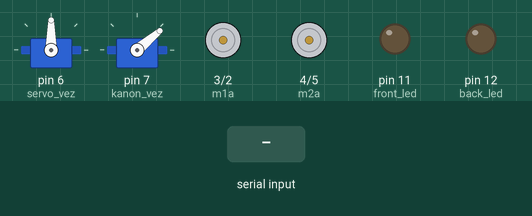
Simulated run of this sketch. Board: Arduino Uno, built with avr-gcc and run on an emulated ATmega328P. On the bench: 2 × servo, motor-driver pin pairs drawn as motors (green arrow = first pin HIGH = forward, orange = second pin HIGH = backward, longer = more drive), output pins drawn as LEDs (lit = HIGH). The inputs (shaded band) are chosen by the test bench. The audio player accepts every command and is not drawn; what the sketch prints to the serial monitor is not drawn.

Above: at 1.7 s.
1.8 s: "tur 1\n" received over Serial
At 3.0 s:
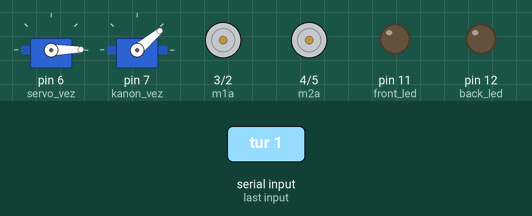
3.3 s: "lf\n" received over Serial
At 4.3 s:
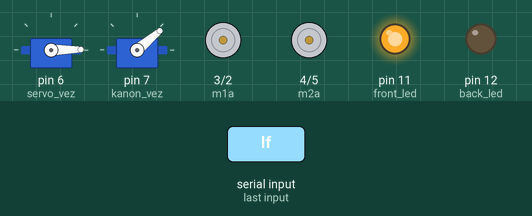
4.8 s: "lb\n" received over Serial
At 5.5 s:
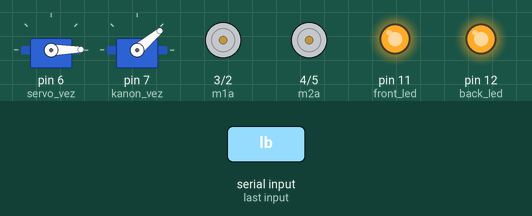
6.3 s: "fw\n" received over Serial
At 6.6 s:
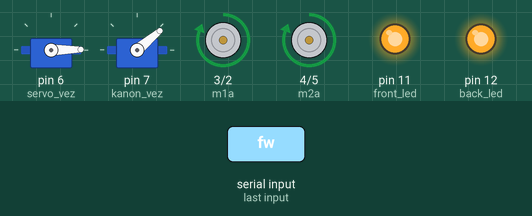
7.8 s: "bw\n" received over Serial
At 8.9 s:
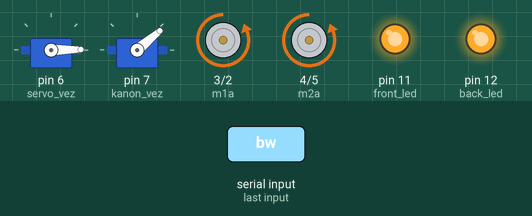
9.3 s: "tur 150\n" received over Serial
At 10.1 s:
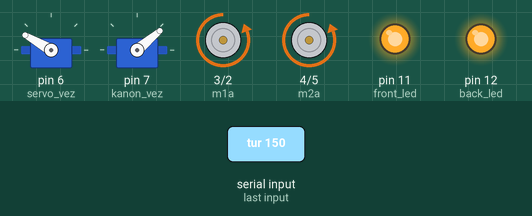
Timing chart, 0 to 11.8 s (numbered marks = the images above; inputs shaded):
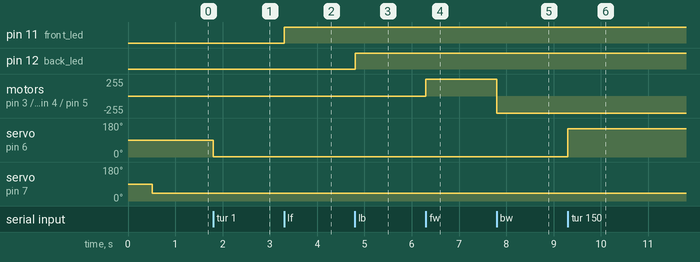

Measured:
- after the input at 1.8 s, servo on pin 6 (servo_vez): 90° → 1° at once
- after the input at 3.3 s, pin 11 (front_led): LOW → HIGH at once
- after the input at 4.8 s, pin 12 (back_led): LOW → HIGH at once
- after the input at 6.3 s, motor on pin 3 (m1a) / pin 2 (m1b), motor on pin 4 (m2a) / pin 5 (m2b): stopped → forward 255/255 at once
- after the input at 7.8 s, motor on pin 3 (m1a) / pin 2 (m1b), motor on pin 4 (m2a) / pin 5 (m2b): forward 255/255 → backward 255/255 at once
- after the input at 9.3 s, servo on pin 6 (servo_vez): 1° → 150° at once

The sketch:

arduino-tank.ino
```cpp
#include <Servo.h>
#include "Arduino.h"
#include "SoftwareSerial.h"
#include "DFRobotDFPlayerMini.h"

SoftwareSerial mySoftwareSerial(10, 8); // RX, TX
DFRobotDFPlayerMini myDFPlayer;

// Piny
int servo_vez = 6; // Servo věž
int kanon_vez = 7; // Nonón věž

int tx_audio = 8; // TX Audio
int rx_audio = 10; // RX Audio

int front_led = 11; // Přední ledky
int back_led = 12; // Zadní ledky
// Konec pinů

// Konec označení motorů
int m1a = 3;
int m1b = 2;
int m2a = 4;
int m2b = 5;
// Začátek označení motorů

Servo ServoVez; // Natsavení prvního serva - Vež
Servo ServoKanon; // Natsavení druhého serva - Kanón

String value;


void setup()
{
  mySoftwareSerial.begin(9600);

  ServoVez.attach(servo_vez);  // Nastavení prvního serva
  ServoKanon.attach(kanon_vez); // Nastavení druhého serva

  pinMode(m1a, OUTPUT);  // Digital pin 10 set as output Pin
  pinMode(m1b, OUTPUT);  // Digital pin 11 set as output Pin
  pinMode(m2a, OUTPUT);  // Digital pin 12 set as output Pin
  pinMode(m2b, OUTPUT);  // Digital pin 13 set as output Pin
  Serial.begin(38400);

  pinMode(front_led, OUTPUT);
  pinMode(back_led, OUTPUT);

  if (!myDFPlayer.begin(mySoftwareSerial, false)) {  //Use softwareSerial to communicate with mp3.
      Serial.println(F("Unable to begin:"));
      Serial.println(F("1.Please recheck the connection!"));
      Serial.println(F("2.Please insert the SD card!"));
      while(true){
        delay(0); // Code to compatible with ESP8266 watch dog.
      }
  }
  Serial.println(F("DFPlayer Mini je online."));
  myDFPlayer.volume(20);
  ServoKanon.write(40);

}

void loop()
{
  if (Serial.available() > 0)
  {
    value = Serial.readStringUntil('\n');
    Serial.println(value);

    Movement(value);
    TurretMovement(value);
    CanonMovement(value);
    MusicPlayer(value);
    Diods(value);

  }
}

void MusicPlayer(String val){

  static unsigned long timer = millis();

  int commaIndex = val.indexOf(' ');
  String prvni = val.substring(0, commaIndex);
  String druhy = val.substring(commaIndex + 1);
  int int_value = druhy.toInt();

  if (int_value == 1 && prvni == "mp"){
    Serial.print("Hraji první song");
    myDFPlayer.play(1);
    delay(100);
  }

  else if(int_value == 2 && prvni == "mp"){
    myDFPlayer.play(2);
  }

  else if(int_value == 3 && prvni == "mp"){
    myDFPlayer.play(3);
  }

  else if(val == "mp s"){
    myDFPlayer.stop();
  }

}

void TurretMovement(String val){
    int commaIndex = val.indexOf(' ');
    String prvni = val.substring(0, commaIndex);
    String druhy = val.substring(commaIndex + 1);
    int int_value = druhy.toInt();

    if (int_value >= 0 && int_value <= 180 && prvni == "tur"){
      ServoVez.write(int_value);
    }
}

void Diods(String val){
    if (val == "lf"){
      if(digitalRead(front_led)){
        digitalWrite(front_led, LOW);
      }
      else{
        digitalWrite(front_led, HIGH);
      }
    }
    else if (val == "lb"){
      if(digitalRead(back_led)){
        digitalWrite(back_led, LOW);
      }
      else{
        digitalWrite(back_led, HIGH);
      }
    }
}

void CanonMovement(String val){
    int commaIndex = val.indexOf(' ');
    String prvni = val.substring(0, commaIndex);
    String druhy = val.substring(commaIndex + 1);
    int int_value = druhy.toInt();

    if (int_value >= 30 && int_value <= 90 && prvni == "bar"){
      ServoKanon.write(int_value);
    }
}

void Movement(String val){
  if( val == "fw") // Forward
    {
      Serial.print("JEDU DOPŘEDU");
      digitalWrite(m1a, HIGH);
      digitalWrite(m1b, LOW);
      digitalWrite(m2a, HIGH);
      digitalWrite(m2b, LOW);
    }

  else if(val == "bw") // Backward
    {
      Serial.print("JEDU DOZADU");
      digitalWrite(m1a, LOW);
      digitalWrite(m1b, HIGH);
      digitalWrite(m2a, LOW);
      digitalWrite(m2b, HIGH);
    }

  else if(val == "lw") //Left
    {
      Serial.print("JEDU DOLEVA");
      digitalWrite(m1a, LOW);
      digitalWrite(m1b, HIGH);
      digitalWrite(m2a, HIGH);
      digitalWrite(m2b, LOW);
    }

  else if(val == "rw") //Right
    {
      Serial.print("JEDU DOPRAVA");
      digitalWrite(m1a, HIGH);
      digitalWrite(m1b, LOW);
      digitalWrite(m2a, LOW);
      digitalWrite(m2b, HIGH);
    }

  else if(val == "s") //Stop
    {
      Serial.print("ZASTAVUJI");
      digitalWrite(m1a, LOW);
      digitalWrite(m1b, LOW);
      digitalWrite(m2a, LOW);
      digitalWrite(m2b, LOW);
    }
}
```
